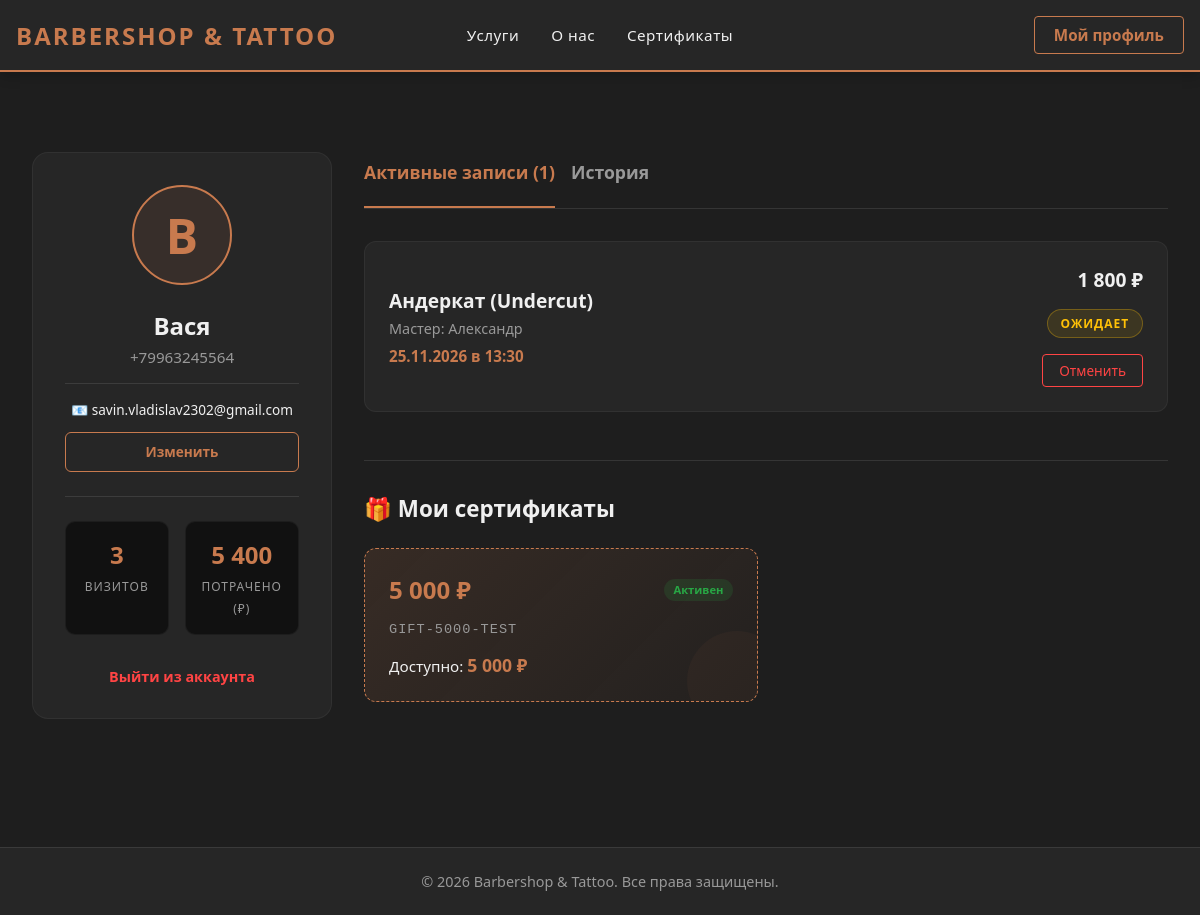
Screenshot of /profile/ (signed in) with the database file from the repository.
### tables this page shows
CREATE TABLE `users` (
  `id` int NOT NULL,
  `name` varchar(100) NOT NULL,
  `phone` varchar(20) NOT NULL,
  `email` varchar(255) DEFAULT NULL,
  `password_hash` varchar(255) NOT NULL,
  `role` enum('client','admin','master') DEFAULT 'client',
  `created_at` timestamp NULL DEFAULT CURRENT_TIMESTAMP
);

CREATE TABLE `bookings` (
  `id` int NOT NULL,
  `client_id` int DEFAULT NULL,
  `client_name` varchar(255) DEFAULT NULL,
  `client_phone` varchar(20) DEFAULT NULL,
  `master_id` int NOT NULL,
  `service_id` int NOT NULL,
  `certificate_id` int DEFAULT NULL,
  `booking_date` date NOT NULL,
  `start_time` time NOT NULL,
  `end_time` time NOT NULL,
  `total_price` decimal(10,2) NOT NULL,
  `status` enum('pending','confirmed','cancelled','completed') DEFAULT 'pending',
  `created_at` timestamp NULL DEFAULT CURRENT_TIMESTAMP
);

CREATE TABLE `services` (
  `id` int NOT NULL,
  `category` varchar(50) NOT NULL,
  `sort_order` int DEFAULT '0',
  `name` varchar(100) NOT NULL,
  `price` decimal(10,2) NOT NULL,
  `duration` int NOT NULL,
  `type` enum('fixed','area','zone') DEFAULT 'fixed',
  `is_active` tinyint(1) DEFAULT '1'
);

CREATE TABLE `masters` (
  `id` int NOT NULL,
  `user_id` int DEFAULT NULL,
  `name` varchar(100) NOT NULL,
  `specialization` varchar(255) NOT NULL,
  `avatar` varchar(255) DEFAULT NULL,
  `is_active` tinyint(1) DEFAULT '1'
);

CREATE TABLE `certificates` (
  `id` int NOT NULL,
  `title` varchar(255) NOT NULL,
  `price` decimal(10,2) NOT NULL,
  `balance` decimal(10,2) DEFAULT '0.00',
  `code` varchar(50) NOT NULL,
  `status` enum('active','used') DEFAULT 'active',
  `user_id` int DEFAULT NULL,
  `created_at` timestamp NULL DEFAULT CURRENT_TIMESTAMP,
  `used_at` timestamp NULL DEFAULT NULL
);

### profile/index.php (the view, shortened to what this page needs)
<?php
require_once __DIR__ . '/../src/init.php';
$userId = $_SESSION['user_id'];
$stmtUser = $db->prepare("SELECT name, phone, email, created_at FROM users WHERE id = ?");
$stmtUser->execute([$userId]);
$user = $stmtUser->fetch();
$stmt = $db->prepare("
    SELECT b.*, s.name as service_name, s.id as service_id, m.name as master_name
    FROM bookings b
    JOIN services s ON b.service_id = s.id
    JOIN masters m ON b.master_id = m.id
    WHERE b.client_id = ?
    ORDER BY b.booking_date DESC, b.start_time DESC
");
$stmt->execute([$userId]);
$allBookings = $stmt->fetchAll();
$activeBookings = [];
$totalSpent = 0;
$totalVisits = 0;
foreach ($allBookings as $b) {
    $isPast = strtotime($b['booking_date'] . ' ' . $b['start_time']) < time();
    $isCancelled = $b['status'] === 'cancelled';
    $isCompleted = $b['status'] === 'completed';
    if ($isPast || $isCancelled || $isCompleted) {
        if ($isCompleted) {
            $totalSpent += $b['total_price'];
            $totalVisits++;
        }
    } else {
        $activeBookings[] = $b;
    }
}
$stmtCerts = $db->prepare("
    SELECT * FROM certificates
    WHERE user_id = ? AND status = 'active' AND balance > 0
    ORDER BY price ASC
");
$stmtCerts->execute([$userId]);
$myCertificates = $stmtCerts->fetchAll();
require_once __DIR__ . '/../template/header.php';
echo '<link rel="stylesheet" href="/template/pages/profile/style.css">';
?>
    <div class="container profile-container">
        <div class="profile-layout">
            <aside class="user-sidebar">
                <div class="user-avatar-large"><?= mb_substr($user['name'], 0, 1) ?></div>
                <h2 class="user-name-large"><?= htmlspecialchars($user['name']) ?></h2>
                <p class="user-phone"><?= htmlspecialchars($user['phone']) ?></p>
                <div class="user-email-block">
                    <?php if (!empty($user['email'])): ?>
                        <p class="user-email">📧 <?= htmlspecialchars($user['email']) ?></p>
                        <button class="btn-edit-email" id="editEmailBtn">Изменить</button>
                    <?php else: ?>
                        <p class="user-email-empty">📧 Email не указан</p>
                        <button class="btn-edit-email" id="editEmailBtn">Добавить email</button>
                    <?php endif; ?>
                </div>
                <div class="user-stats">
                    <div class="stat-box">
                        <span class="stat-val"><?= $totalVisits ?></span>
                        <span class="stat-label">Визитов</span>
                    </div>
                    <div class="stat-box">
                        <span class="stat-val"><?= number_format($totalSpent, 0, '', ' ') ?></span>
                        <span class="stat-label">Потрачено (₽)</span>
                    </div>
                </div>
                <a href="/actions/logout.php" class="btn-logout-profile">Выйти из аккаунта</a>
            </aside>
            <main class="profile-main">
                <div class="profile-tabs">
                    <button class="tab-btn active" data-target="tab-active">Активные записи (<?= count($activeBookings) ?>)</button>
                    <button class="tab-btn" data-target="tab-history">История</button>
                </div>
                <div class="tab-content active" id="tab-active">
                    <?php if (empty($activeBookings)): ?>
                        <div class="empty-state">
                            <p>У вас нет активных записей.</p>
                            <a href="/services/" class="btn-repeat empty-btn">Записаться</a>
                        </div>
                    <?php else: ?>
                        <?php foreach ($activeBookings as $b): ?>
                            <div class="booking-card-profile">
                                <div class="bc-info">
                                    <h3><?= htmlspecialchars($b['service_name']) ?></h3>
                                    <p class="master-name">Мастер: <?= htmlspecialchars($b['master_name']) ?></p>
                                    <p class="datetime"><?= date('d.m.Y', strtotime($b['booking_date'])) ?> в <?= substr($b['start_time'], 0, 5) ?></p>
                                </div>
                                <div class="bc-actions">
                                    <div class="bc-price"><?= number_format($b['total_price'], 0, '', ' ') ?> ₽</div>
                                    <span class="status-badge-p status-<?= $b['status'] ?>">
                                    <?= $b['status'] === 'pending' ? 'Ожидает' : 'Подтверждена' ?>
                                </span>
                                    <form method="POST" onsubmit="return confirm('Точно отменить запись?');">
                                        <button type="submit" class="btn-cancel">Отменить</button>
                                    </form>
                                </div>
                            </div>
                        <?php endforeach; ?>
                    <?php endif; ?>
                </div>
                <?php if (!empty($myCertificates)): ?>
                    <div class="profile-certs-block">
                        <h3 class="profile-certs-title">🎁 Мои сертификаты</h3>
                        <div class="profile-certs-grid">
                            <?php foreach ($myCertificates as $c): ?>
                                <div class="profile-cert-card">
                                    <div class="pc-top">
                                        <span class="pc-nominal"><?= number_format($c['price'], 0, '', ' ') ?> ₽</span>
                                        <span class="pc-badge">Активен</span>
                                    </div>
                                    <div class="pc-code"><?= htmlspecialchars($c['code']) ?></div>
                                    <div class="pc-balance">Доступно: <strong><?= number_format($c['balance'], 0, '', ' ') ?> ₽</strong></div>
                                </div>
                            <?php endforeach; ?>
                        </div>
                    </div>
                <?php endif; ?>
            </main>
        </div>
    </div>
<?php require_once __DIR__ . '/../template/footer.php'; ?>

### template/style.css (style rules this page uses)
:root { --accent-color: #c87a4e; --bg-main: #1e1e1e; --bg-surface: #262626; --text-main: #f0f0f0; --text-muted: #999999; }
* { margin: 0; padding: 0; box-sizing: border-box; font-family: system-ui, -apple-system, sans-serif; }
body { background-color: var(--bg-main); color: var(--text-main); display: flex; flex-direction: column; min-height: 100vh; }
.container { max-width: 1200px; margin: 0 auto; padding: 0 1rem; width: 100%; }

### rows the page displays
users: name "В", name "Вася", phone "+79963245564", email "savin.vladislav2302@gmail.com"
bookings: service.name "Андеркат (Undercut)", master.name "Александр", booking_date "25.11.2026", start_time "13:30", total_price "1 800", status "ОЖИДАЕТ"
certificates: price "5 000", code "GIFT-5000-TEST", balance "5 000"

### other values shown
$totalVisits "3"
$totalSpent "5 400"
count($activeBookings) "1"
